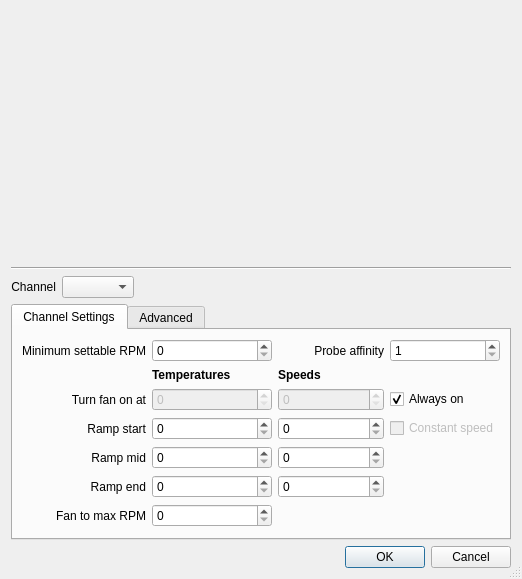
<?xml version="1.0" encoding="UTF-8"?>
<ui version="4.0">
 <class>gui_SoftwareAutoSetup</class>
 <widget class="QDialog" name="gui_SoftwareAutoSetup">
  <property name="geometry">
   <rect>
    <x>0</x>
    <y>0</y>
    <width>518</width>
    <height>564</height>
   </rect>
  </property>
  <property name="windowTitle">
   <string>Software Auto Setup</string>
  </property>
  <property name="sizeGripEnabled">
   <bool>true</bool>
  </property>
  <property name="modal">
   <bool>false</bool>
  </property>
  <layout class="QVBoxLayout" name="verticalLayout">
   <item>
    <widget class="QCustomPlot" name="ctrl_plot" native="true">
     <property name="sizePolicy">
      <sizepolicy hsizetype="Expanding" vsizetype="Expanding">
       <horstretch>0</horstretch>
       <verstretch>0</verstretch>
      </sizepolicy>
     </property>
     <property name="minimumSize">
      <size>
       <width>500</width>
       <height>250</height>
      </size>
     </property>
     <property name="styleSheet">
      <string notr="true"/>
     </property>
    </widget>
   </item>
   <item>
    <widget class="Line" name="line">
     <property name="orientation">
      <enum>Qt::Horizontal</enum>
     </property>
    </widget>
   </item>
   <item>
    <layout class="QHBoxLayout" name="horizontalLayout_5">
     <item>
      <widget class="QLabel" name="label_10">
       <property name="text">
        <string>Channel</string>
       </property>
       <property name="alignment">
        <set>Qt::AlignRight|Qt::AlignTrailing|Qt::AlignVCenter</set>
       </property>
      </widget>
     </item>
     <item>
      <widget class="QComboBox" name="ctrl_channel"/>
     </item>
     <item>
      <widget class="QLineEdit" name="ctrl_channelName">
       <property name="styleSheet">
        <string notr="true">background:transparent</string>
       </property>
       <property name="text">
        <string/>
       </property>
       <property name="frame">
        <bool>false</bool>
       </property>
       <property name="readOnly">
        <bool>true</bool>
       </property>
      </widget>
     </item>
    </layout>
   </item>
   <item>
    <widget class="QTabWidget" name="tabWidget">
     <property name="currentIndex">
      <number>0</number>
     </property>
     <widget class="QWidget" name="tab">
      <attribute name="title">
       <string>Channel Settings</string>
      </attribute>
      <layout class="QVBoxLayout" name="verticalLayout_2">
       <item>
        <layout class="QHBoxLayout" name="horizontalLayout_2">
         <item>
          <layout class="QGridLayout" name="gridLayout_2">
           <item row="1" column="2">
            <widget class="QLabel" name="label_probeAffinity">
             <property name="enabled">
              <bool>true</bool>
             </property>
             <property name="text">
              <string>Probe affinity</string>
             </property>
             <property name="alignment">
              <set>Qt::AlignRight|Qt::AlignTrailing|Qt::AlignVCenter</set>
             </property>
            </widget>
           </item>
           <item row="2" column="2">
            <widget class="QLabel" name="label_11">
             <property name="font">
              <font>
               <weight>75</weight>
               <bold>true</bold>
              </font>
             </property>
             <property name="text">
              <string>Speeds</string>
             </property>
            </widget>
           </item>
           <item row="2" column="1">
            <widget class="QLabel" name="label_12">
             <property name="font">
              <font>
               <weight>75</weight>
               <bold>true</bold>
              </font>
             </property>
             <property name="text">
              <string>Temperatures</string>
             </property>
            </widget>
           </item>
           <item row="5" column="2">
            <widget class="QSpinBox" name="ctrl_rampMidSpeed">
             <property name="maximum">
              <number>65500</number>
             </property>
             <property name="singleStep">
              <number>100</number>
             </property>
            </widget>
           </item>
           <item row="4" column="0">
            <widget class="QLabel" name="label_13">
             <property name="text">
              <string>Ramp start</string>
             </property>
             <property name="alignment">
              <set>Qt::AlignRight|Qt::AlignTrailing|Qt::AlignVCenter</set>
             </property>
            </widget>
           </item>
           <item row="5" column="0">
            <widget class="QLabel" name="label_14">
             <property name="text">
              <string>Ramp mid</string>
             </property>
             <property name="alignment">
              <set>Qt::AlignRight|Qt::AlignTrailing|Qt::AlignVCenter</set>
             </property>
            </widget>
           </item>
           <item row="6" column="2">
            <widget class="QSpinBox" name="ctrl_rampEndSpeed">
             <property name="maximum">
              <number>65500</number>
             </property>
             <property name="singleStep">
              <number>100</number>
             </property>
            </widget>
           </item>
           <item row="3" column="1">
            <widget class="QSpinBox" name="ctrl_fanOnTemp">
             <property name="enabled">
              <bool>false</bool>
             </property>
             <property name="maximum">
              <number>255</number>
             </property>
             <property name="singleStep">
              <number>1</number>
             </property>
            </widget>
           </item>
           <item row="4" column="1">
            <widget class="QSpinBox" name="ctrl_rampStartTemp">
             <property name="maximum">
              <number>255</number>
             </property>
             <property name="singleStep">
              <number>1</number>
             </property>
            </widget>
           </item>
           <item row="7" column="1">
            <widget class="QSpinBox" name="fan_fanToMaxTemp">
             <property name="minimumSize">
              <size>
               <width>120</width>
               <height>0</height>
              </size>
             </property>
             <property name="maximum">
              <number>255</number>
             </property>
             <property name="singleStep">
              <number>1</number>
             </property>
            </widget>
           </item>
           <item row="6" column="0">
            <widget class="QLabel" name="label_15">
             <property name="text">
              <string>Ramp end</string>
             </property>
             <property name="alignment">
              <set>Qt::AlignRight|Qt::AlignTrailing|Qt::AlignVCenter</set>
             </property>
            </widget>
           </item>
           <item row="7" column="0">
            <widget class="QLabel" name="label_16">
             <property name="text">
              <string>Fan to max RPM</string>
             </property>
             <property name="alignment">
              <set>Qt::AlignRight|Qt::AlignTrailing|Qt::AlignVCenter</set>
             </property>
            </widget>
           </item>
           <item row="4" column="2">
            <widget class="QSpinBox" name="ctrl_rampStartSpeed">
             <property name="maximum">
              <number>65500</number>
             </property>
             <property name="singleStep">
              <number>100</number>
             </property>
            </widget>
           </item>
           <item row="1" column="0">
            <widget class="QLabel" name="label_17">
             <property name="text">
              <string>Minimum settable RPM</string>
             </property>
             <property name="alignment">
              <set>Qt::AlignRight|Qt::AlignTrailing|Qt::AlignVCenter</set>
             </property>
            </widget>
           </item>
           <item row="6" column="1">
            <widget class="QSpinBox" name="ctrl_rampEndTemp">
             <property name="maximum">
              <number>255</number>
             </property>
             <property name="singleStep">
              <number>1</number>
             </property>
            </widget>
           </item>
           <item row="3" column="0">
            <widget class="QLabel" name="label_18">
             <property name="text">
              <string>Turn fan on at</string>
             </property>
             <property name="alignment">
              <set>Qt::AlignRight|Qt::AlignTrailing|Qt::AlignVCenter</set>
             </property>
            </widget>
           </item>
           <item row="5" column="1">
            <widget class="QSpinBox" name="ctrl_rampMidTemp">
             <property name="maximum">
              <number>255</number>
             </property>
             <property name="singleStep">
              <number>1</number>
             </property>
            </widget>
           </item>
           <item row="1" column="1">
            <widget class="QSpinBox" name="ctrl_minRpm">
             <property name="maximum">
              <number>65500</number>
             </property>
             <property name="singleStep">
              <number>100</number>
             </property>
            </widget>
           </item>
           <item row="4" column="3">
            <widget class="QCheckBox" name="ctrl_isFanConstantSpeed">
             <property name="enabled">
              <bool>false</bool>
             </property>
             <property name="text">
              <string>Constant speed</string>
             </property>
            </widget>
           </item>
           <item row="1" column="3">
            <widget class="QSpinBox" name="ctrl_probeAffinity">
             <property name="enabled">
              <bool>true</bool>
             </property>
             <property name="minimum">
              <number>1</number>
             </property>
             <property name="maximum">
              <number>5</number>
             </property>
            </widget>
           </item>
           <item row="3" column="3">
            <widget class="QCheckBox" name="ctrl_isFanAlwaysOn">
             <property name="text">
              <string>Always on</string>
             </property>
             <property name="checked">
              <bool>true</bool>
             </property>
            </widget>
           </item>
           <item row="3" column="2">
            <widget class="QSpinBox" name="ctrl_fanOnSpeed">
             <property name="enabled">
              <bool>false</bool>
             </property>
             <property name="maximum">
              <number>65500</number>
             </property>
             <property name="singleStep">
              <number>100</number>
             </property>
            </widget>
           </item>
          </layout>
         </item>
        </layout>
       </item>
       <item>
        <spacer name="verticalSpacer">
         <property name="orientation">
          <enum>Qt::Vertical</enum>
         </property>
         <property name="sizeHint" stdset="0">
          <size>
           <width>20</width>
           <height>14</height>
          </size>
         </property>
        </spacer>
       </item>
      </layout>
     </widget>
     <widget class="QWidget" name="tab_2">
      <attribute name="title">
       <string>Advanced</string>
      </attribute>
      <layout class="QVBoxLayout" name="verticalLayout_3">
       <item>
        <layout class="QHBoxLayout" name="horizontalLayout">
         <item>
          <widget class="QLabel" name="label_19">
           <property name="text">
            <string>Hysterisis Up</string>
           </property>
          </widget>
         </item>
         <item>
          <widget class="QSpinBox" name="ctrl_hysteresisUp">
           <property name="maximum">
            <number>10</number>
           </property>
          </widget>
         </item>
        </layout>
       </item>
       <item>
        <layout class="QHBoxLayout" name="horizontalLayout_3">
         <item>
          <widget class="QLabel" name="label_20">
           <property name="text">
            <string>Hysterisis Down</string>
           </property>
          </widget>
         </item>
         <item>
          <widget class="QSpinBox" name="ctrl_hysteresisDown">
           <property name="maximum">
            <number>10</number>
           </property>
          </widget>
         </item>
        </layout>
       </item>
       <item>
        <layout class="QHBoxLayout" name="horizontalLayout_4">
         <item>
          <widget class="QLabel" name="label_21">
           <property name="text">
            <string>Hysterisis Fan Off</string>
           </property>
          </widget>
         </item>
         <item>
          <widget class="QSpinBox" name="ctrl_hysteresisFanOff">
           <property name="maximum">
            <number>10</number>
           </property>
          </widget>
         </item>
        </layout>
       </item>
       <item>
        <widget class="QTextBrowser" name="ctrl_explanation"/>
       </item>
       <item>
        <spacer name="verticalSpacer_2">
         <property name="orientation">
          <enum>Qt::Vertical</enum>
         </property>
         <property name="sizeHint" stdset="0">
          <size>
           <width>20</width>
           <height>27</height>
          </size>
         </property>
        </spacer>
       </item>
      </layout>
     </widget>
    </widget>
   </item>
   <item>
    <widget class="QDialogButtonBox" name="buttonBox">
     <property name="orientation">
      <enum>Qt::Horizontal</enum>
     </property>
     <property name="standardButtons">
      <set>QDialogButtonBox::Cancel|QDialogButtonBox::Ok</set>
     </property>
    </widget>
   </item>
  </layout>
 </widget>
 <customwidgets>
  <customwidget>
   <class>QCustomPlot</class>
   <extends>QWidget</extends>
   <header>qcustomplot.h</header>
   <container>1</container>
  </customwidget>
 </customwidgets>
 <tabstops>
  <tabstop>buttonBox</tabstop>
  <tabstop>ctrl_channel</tabstop>
  <tabstop>ctrl_channelName</tabstop>
  <tabstop>ctrl_minRpm</tabstop>
  <tabstop>ctrl_probeAffinity</tabstop>
  <tabstop>ctrl_fanOnTemp</tabstop>
  <tabstop>ctrl_rampStartTemp</tabstop>
  <tabstop>ctrl_rampMidTemp</tabstop>
  <tabstop>ctrl_rampEndTemp</tabstop>
  <tabstop>fan_fanToMaxTemp</tabstop>
  <tabstop>ctrl_fanOnSpeed</tabstop>
  <tabstop>ctrl_rampStartSpeed</tabstop>
  <tabstop>ctrl_rampMidSpeed</tabstop>
  <tabstop>ctrl_rampEndSpeed</tabstop>
  <tabstop>ctrl_isFanAlwaysOn</tabstop>
  <tabstop>ctrl_isFanConstantSpeed</tabstop>
  <tabstop>tabWidget</tabstop>
  <tabstop>ctrl_hysteresisUp</tabstop>
  <tabstop>ctrl_hysteresisDown</tabstop>
  <tabstop>ctrl_hysteresisFanOff</tabstop>
  <tabstop>ctrl_explanation</tabstop>
 </tabstops>
 <resources/>
 <connections>
  <connection>
   <sender>buttonBox</sender>
   <signal>accepted()</signal>
   <receiver>gui_SoftwareAutoSetup</receiver>
   <slot>accept()</slot>
   <hints>
    <hint type="sourcelabel">
     <x>248</x>
     <y>254</y>
    </hint>
    <hint type="destinationlabel">
     <x>157</x>
     <y>274</y>
    </hint>
   </hints>
  </connection>
  <connection>
   <sender>buttonBox</sender>
   <signal>rejected()</signal>
   <receiver>gui_SoftwareAutoSetup</receiver>
   <slot>reject()</slot>
   <hints>
    <hint type="sourcelabel">
     <x>316</x>
     <y>260</y>
    </hint>
    <hint type="destinationlabel">
     <x>286</x>
     <y>274</y>
    </hint>
   </hints>
  </connection>
 </connections>
</ui>
